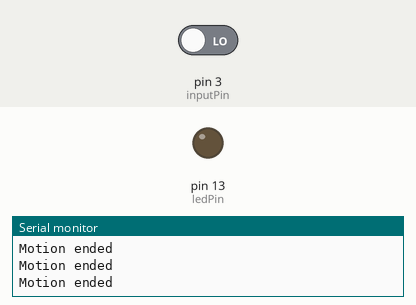
Bench run of a sketch on a simulated Arduino Uno, built with avr-gcc and run on an emulated ATmega328P. Shown: output pins drawn as LEDs (lit = HIGH), the last lines printed to the serial monitor. The inputs (shaded band) are chosen by the test bench; at power-on: pin 3 (inputPin) LOW.

Above: at 1.2 s.
1.3 s: pin 3 (inputPin) driven HIGH
At 2.4 s:
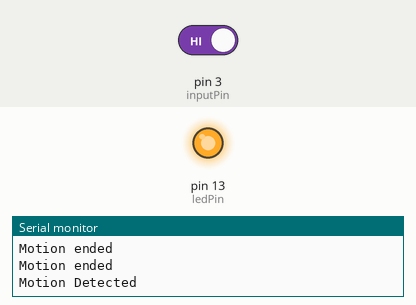
2.8 s: pin 3 (inputPin) driven LOW
At 4.1 s:
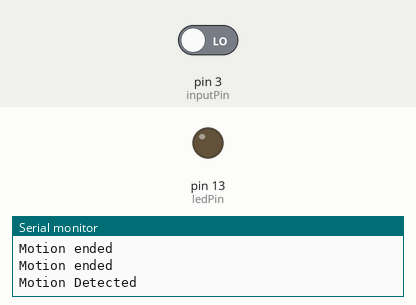
Timing chart, 0 to 5.8 s (numbered marks = the images above; inputs shaded):
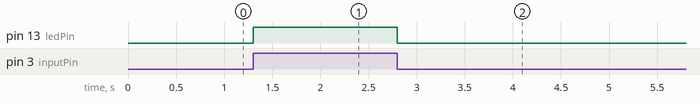

Measured:
- after the input at 1.3 s, pin 13 (ledPin): LOW → HIGH at once
- after the input at 2.8 s, pin 13 (ledPin): HIGH → LOW at once

The sketch:

pirsensor.ino
```cpp
int ledPin=13;
int inputPin=3;
int pirState=LOW;
int val=0;

void setup()
{
  pinMode(ledPin, OUTPUT);
  pinMode(inputPin, INPUT);
  Serial.begin(9600);
}

void loop()
{
  // put your main code here, to run repeatedly:
  val=digitalRead(inputPin);
  if (val==HIGH)
  {
    digitalWrite(ledPin, HIGH);
    if (pirState==LOW)
    {
      Serial.println("Motion Detected");
      pirState=HIGH;
    }
  }
  else if( val==LOW)
  {
    digitalWrite(ledPin, LOW);
    if (pirState==LOW)
    {
      Serial.println("Motion ended");
      pirState=LOW;
    }
  }

}
```
